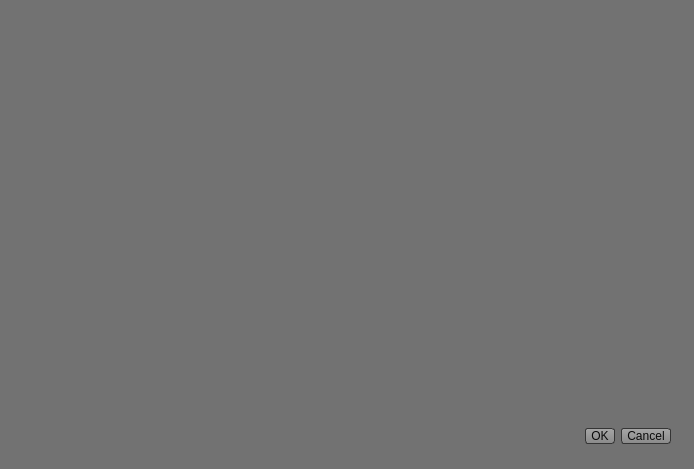
<?xml version="1.0" encoding="UTF-8"?>
<ui version="4.0">
 <class>Dialog</class>
 <widget class="QDialog" name="Dialog">
  <property name="geometry">
   <rect>
    <x>0</x>
    <y>0</y>
    <width>694</width>
    <height>469</height>
   </rect>
  </property>
  <property name="windowTitle">
   <string>Dialog</string>
  </property>
  <property name="styleSheet">
   <string notr="true">/* Basic Palette
border styles: dashed | dot-dash | dot-dot-dash | dotted | double | groove | inset | outset | ridge | solid | none
*/

/* Set the selection colors for all widgets. */
QWidget
{
	color: #111111;
	border: 0px solid #737373;
	background: #727272;
	selection-color: #cccccc;
	selection-background-color: #686868;
	padding: 0px;
	margin: 0px;
}

QMainWindow
{
	background: #727272;
	padding: 0px;
	margin: 0px;
	border: 0px solid #1a1a1a;
}

QMainWindow::separator:horizontal
{
    background: #ff0000;
    max-width: 2px;
	width: 2px;
	border-top: 1px solid #393939;
	border-bottom: 1px solid #959595;
}

QMainWindow::separator:vertical
{
    background: #ff0000;
    max-height: 2px;
	height: 2px;
	border-left: 1px solid #393939;
	border-right: 1px solid #959595;
}
QMainWindow::separator:hover
{
    background: #686868;
}

/* Customize check boxes. */
QCheckBox 
{
    spacing: 5px;
   	/*border: 1px solid #242424;*/
	/*background: qlineargradient(x1:0, y1:0, x2:0, y2:1, stop:0 #535353, stop:1 #686868);*/
 	background: transparent;
	max-width: 200px;
    max-height: 13px;
}

QCheckBox::indicator
{
    width: 13px;
    height: 13px;
}


QCheckBox::indicator:checked
{
    /*image: url(:/checkbox_checked);*/
}

QCheckBox::indicator:checked:hover
{
    /*image: url(:/checkbox_checked_hover);*/
}

QCheckBox::indicator:checked:pressed
{
  /*  image: url(:/checkbox_checked_pressed);*/
}

/* Combobox */
QComboBox 
{
	border: 1px solid #242424;
	background: qlineargradient(x1:0, y1:0, x2:0, y2:1, stop:0 #535353, stop:1 #373737);
	color: #c8c8c8;
	border-top-left-radius: 4px; /* same radius as the QComboBox */
	border-bottom-left-radius: 4px;
	border-top-right-radius: 4px;
	border-bottom-right-radius: 4px;
	padding: 1px 18px 1px 13px;
	min-width: 6em;
	max-height: 15px;
}

/* The popup */
QComboBox QAbstractItemView {
	border: 1px solid #303030;
	background: #212121;
	selection-background-color: #484848;
	selection-color: #ffffff;
	color: #c8c8c8;
}

QComboBox:editable
{
	border: 1px solid #242424;
	background: qlineargradient(x1:0, y1:0, x2:0, y2:1, stop:0 #535353, stop:1 #373737);	
}

QComboBox:!editable, QComboBox::drop-down:editable
{
	border: 1px solid #242424;
	background: qlineargradient(x1:0, y1:0, x2:0, y2:1, stop:0 #535353, stop:1 #373737);
	
}

/* QComboBox gets the &quot;on&quot; state when the popup is open */
QComboBox:!editable:on, QComboBox::drop-down:editable:on
{
	border: 1px solid #242424;
	background: qlineargradient(x1:0, y1:0, x2:0, y2:1, stop:0 #535353, stop:1 #373737);
	
}

QComboBox:on
{ 
	/* shift the text when the popup opens */
	padding-top: 3px;
	padding-left: 4px;
	border: 1px solid #242424;
	background: qlineargradient(x1:0, y1:0, x2:0, y2:1, stop:0 #535353, stop:1 #373737);
}

/* Drop down button */
QComboBox::drop-down
{
	subcontrol-origin: padding;
	subcontrol-position: top right;
	width: 15px;
	background: qlineargradient(x1:0, y1:0, x2:0, y2:1, stop:0 #535353, stop:1 #373737);
	border: 0px solid #818181;
	border-top-right-radius: 6px; /* same radius as the QComboBox */
	border-bottom-right-radius: 6px;
}

QComboBox::down-arrow
{
     image: url(:/arrow_down);
     width: 11px;
     height: 6px;
}

QComboBox::up-arrow
{
     image: url(:/arrow_up);
     width: 11px;
     height: 6px;
}

QDockWidget
{
    border-top: 1px solid #1a1a1a;
	border-bottom: 1px solid #1a1a1a;
	border-radius: 0px;
}

QDockWidget::title
{
    background: qlineargradient(x1:0, y1:0, x2:0, y2:1, stop:0 #4c4c4c, stop:1 #434343);
}

QFrame
{
     border: 0px solid #737373;
     border-radius: 0px;
     padding: 0px;
     background-color: transparent;
}

QGroupBox
 {
     border: 1px solid #3a3a3a;
     background: #727272;
     border-radius: 5px;
     margin-top: 20px;
 }

QGroupBox::title
{
     subcontrol-origin: margin;
     subcontrol-position: top left;
     padding: 0px 0px;
     color: #0b0b0b;
     background-color: transparent;
}

/* Header for ... */
QHeaderView::section
{
	color: #cccccc;
	background: transparent;
	padding-left: 4px;
	border-top: 0px solid #393939;
	border-bottom: 0px solid #959595;
	min-height: 15px;
}

/* Text input box */
QLineEdit
{
	color: #c8c8c8;
    background: qlineargradient(x1:0, y1:0, x2:0, y2:1, stop:0 #808080, stop:1 #8c8c8c);
    border: 1px solid #4d4d4d;
	padding: 0 8px;
	selection-background-color: #222222;
	selection-color: #f5f5f5;
	margin-left: 5px;
	margin-right: 5px;
	border-radius: 5px;
	max-height: 14px;
	height: 14px;
}

QLabel
{
	margin-left: 5px;
	margin-right: 5px;
	background: none;
	border: 0px;
}

/* Drop down style */
QMenu
{
	background: #212121;
	border: 1px solid #303030;
	color: #eaeaea;
}

QMenu::separator 
{
     image: none;
     border-top: 1px solid #262626;
}

QMenu::item
{
	/* sets background of menu item. set this to something non-transparent
	if you want menu color and menu item color to be different */
	background-color: transparent;
}

QMenu::item:selected
{
	/* when user selects item using mouse or keyboard */
	background: #3e3e3e;
	color: #ffffff;
}

QMenuBar
{
    border-top: 1px solid #8b8b8b;
	border-left: 0px solid #606060;
	border-bottom: 1px solid #939393;
	border-right: 0px solid #303030;
	background: qlineargradient(x1:0, y1:0, x2:0, y2:1, stop:0 #686868, stop:0.8 #686868, stop:0.9 #474747, stop:1 #000000);
	min-height: 20px;
}

QMenuBar::item
{
	spacing: 3px; /* spacing between menu bar items */
	padding: 1px 4px;
	background: transparent;
	color: #111111;
	max-height: 16px;
}

/* when selected using mouse or keyboard */

QMenuBar::item:selected
{
	background: qlineargradient(x1:0, y1:0, x2:0, y2:1, stop:0 #565656, stop:1 #464646);
	color: #ffffff;
	border-radius: 5px;
	border:	1px solid #222222;
}

QMenuBar::item:pressed
{
	background: qlineargradient(x1:0, y1:0, x2:0, y2:1, stop:0 #565656, stop:1 #464646);
	color: #ffffff;
	border-radius: 5px;
	border:	1px solid #222222;
}

QPushButton
{
    color: #0b0b0b;
    border: 1px solid #353535;
	background: qlineargradient(x1:0, y1:0, x2:0, y2:1, stop:0 #a6a6a6, stop:1 #8a8a8a);
	border-radius: 3px;
	padding-left: 5px;
	padding-right: 5px;
}

/* all types of push button */
QPushButton:hover
{
	background: qlineargradient(x1:0, y1:0, x2:0, y2:1, stop:0 #565656, stop:1 #464646);
	color: #ffffff;
}

QPushButton:pressed
{
	background: qlineargradient(x1:0, y1:0, x2:0, y2:1, stop:0 #565656, stop:1 #464646);
	color: #e5e5e5;
}
QPushButton:checked
{
	background: qlineargradient(x1:0, y1:0, x2:0, y2:1, stop:0 #565656, stop:1 #464646);
	color: #e5e5e5;
}


/* Customize radio buttons. */
QRadioButton 
{
    spacing: 5px;
}

QRadioButton::indicator 
{
    width: 13px;
    height: 13px;
}

QRadioButton::indicator::unchecked
{
    image: url(:/radiobutton_unchecked);
}

QRadioButton::indicator:unchecked:hover 
{
    image: url(:/radiobutton_unchecked_hover);
}

QRadioButton::indicator:unchecked:pressed 
{
    image: url(:/radiobutton_unchecked_pressed);
}

QRadioButton::indicator::checked 
{
    image: url(:/radiobutton_checked);
}

QRadioButton::indicator:checked:hover 
{
    image: url(:/radiobutton_checked_hover);
}

QRadioButton::indicator:checked:pressed 
{
    image: url(:/radiobutton_checked_pressed);
}

/* Customize arrows. 
*::down-arrow, *::menu-indicator {
    image: url(:/arrow_down);
    width: 9px;
    height: 9px;
}

*::down-arrow:disabled, *::down-arrow:off {
   image: url(:/down_arrow_disabled.png);
}

*::up-arrow {
    image: url(:/arrow_up);
    width: 9px;
    height: 9px;
}

*::up-arrow:disabled, *::up-arrow:off {
   image: url(:/up_arrow_disabled.png);
}

*/

QScrollBar QAbstractScrollArea
{
	background: transparent;
}

QScrollBar:horizontal
{
	max-height: 12px;
	min-height: 12px;
	margin: 0px 22px 0px 22px;
    border: 0px solid #474747;
    border-radius: 0px;
    background: transparent;
}

QScrollBar::handle:horizontal
{
	border: 1px solid #383838;
	background: qlineargradient(x1:0, y1:0, x2:0, y2:1, stop:0 #969696, stop:1 #7b7b7b);
	border-radius: 3px;
	min-height: 8px;
	max-height: 8px;
	height: 8px;
}

QScrollBar::add-line:horizontal
{
	border: 0px solid #1e1e1e;
    background-color: transparent;
    width: 0px;
    subcontrol-position: right;
    subcontrol-origin: margin;
}

QScrollBar::sub-line:horizontal
{
	border: 0px solid #1e1e1e;
    background-color: transparent;
    width: 0px;
    subcontrol-position: left;
    subcontrol-origin: margin;
}

QScrollBar::left-arrow:horizontal
{
	background-color: transparent;
    width: 0px;
    height: 0px;
}
  
QScrollBar::right-arrow:horizontal
{
	background-color: transparent;
    width: 0px;
    height: 0px;
}

QScrollBar::add-page:horizontal, QScrollBar::sub-page:horizontal
{
    background-color: transparent;
}

QScrollBar:vertical 
{
    border: 0px solid #1e1e1e;
    border-radius: 0px;
    background: transparent;
    max-width: 12px;
	min-width: 12px;
	margin: 22px 0px 22px 0px;
}

QScrollBar::handle:vertical
{
	border: 1px solid #383838;
	background: qlineargradient(x1:0, y1:0, x2:1, y2:0, stop:0 #969696, stop:1 #7b7b7b);
	border-radius: 3px;
	min-width: 8px;
	max-width: 8px;
	min-height: 20px;
	max-height: 20px;
	width: 8px;

}

QScrollBar::add-line:vertical
{
    subcontrol-position: top;
    subcontrol-origin: margin;
	border: 0px solid #1e1e1e;
	background-color: transparent;
	height: 0px;
}

QScrollBar::sub-line:vertical
{
    subcontrol-position: bottom;
    subcontrol-origin: margin;
	border: 0px solid #1e1e1e;
	background-color: transparent;
	height: 0px;
}

QScrollBar::up-arrow:vertical
{
	background-color: transparent;
    width: 0px;
    height: 0px;
}
  
QScrollBar::down-arrow:vertical
{
	background-color: transparent;
    width: 0px;
    height: 0px;
}

QScrollBar::add-page:vertical, QScrollBar::sub-page:vertical
{
	background-color: transparent;
}

QSlider
{
	background-color: #808080;
}

QSlider::groove:vertical
{
	background-color: transperant;
	position: absolute; 
	left: 4px; right: 4px;
}

QSlider::handle:vertical
{
     height: 10px;
     background: #ff7603;
     border: 1px solid #62340e;
     margin: 0 -4px; /* expand outside the groove */
}

QSlider::add-page:vertical
{
     background: #222222;
}

QSlider::sub-page:vertical
{
     background: #222222;
}

QSpinBox 
{
    padding-right: 15px; /* make room for the arrows */
	background: qlineargradient(x1:0, y1:0, x2:0, y2:1, stop:0 #808080, stop:1 #8c8c8c);
    border: 1px solid #4d4d4d;
    color: #ffffff;
   	border-top-left-radius: 3px; /* same radius as the QComboBox */
	border-bottom-left-radius: 3px;
}
 
QSpinBox::up-button
{
    subcontrol-origin: border;
    subcontrol-position: top right; /* position at the top right corner */
    width: 16px; /* 16 + 2*1px border-width = 15px padding + 3px parent border */
	background: qlineargradient(x1:0, y1:0, x2:0, y2:1, stop:0 #a6a6a6, stop:1 #979797);
    border: 1px solid #323232;
	border-bottom-width: 0;
}

QSpinBox::up-button:hover
{
	background: #3e3e3e;
}

QSpinBox::up-button:pressed
{
	background: #3e3e3e;
}

QSpinBox::up-arrow
{
     image: url(:/arrow_up);
     width: 11px;
     height: 6px;
}

QSpinBox::up-arrow:disabled, QSpinBox::up-arrow:off
{ /* off state when value is max */
    image: url(:/arrow_up);
}

QSpinBox::down-button
{
    subcontrol-origin: border;
    subcontrol-position: bottom right; /* position at bottom right corner */
    width: 16px;
	border-top: 0px solid #323232;
	border-left: 1px solid #323232;
	border-bottom: 1px solid #323232;
	border-right: 1px solid #323232;
	background: qlineargradient(x1:0, y1:0, x2:0, y2:1, stop:0 #979797, stop:1 #8a8a8a);
    border-top-width: 0;
}

QSpinBox::down-button:hover
{
	background: #3e3e3e;
}

QSpinBox::down-button:pressed
{
	background: #3e3e3e;
}

QSpinBox::down-arrow
{
     image: url(:/arrow_down);
     width: 11px;
     height: 6px;
}

QSpinBox::down-arrow:disabled,
QSpinBox::down-arrow:off 
{ /* off state when value in min */
    image: url(:/arrow_down);
}

QSplitter::handle 
{
    background: transparent;
}

QSplitter::handle:horizontal
{
 	background: transparent;
 	min-width: 2px;
	max-width: 2px;
	width: 2px;
	border-left: 1px solid #393939;
	border-right: 1px solid #959595;
	padding: 0px;
	margin: 0px;
}

QSplitter::handle:vertical
{
   	background: transparent;
   	max-height: 2px;
	min-height: 2px;
	height: 2px;
	border-top: 1px solid #393939;
	border-bottom: 1px solid #959595;
	padding: 0px;
	margin: 0px;
}

QStatusBar
{
   	border: 0px solid #262626;
	background: #686868;
}

/* Table View */
QTableView
{
	background: #727272;
	selection-background-color: #787878;
	selection-color: #f5f5f5;
	padding-left: 5px;
	padding-right: 5px;
	color: #000000;
	margin: 5px;
}

QTreeView
{
	margin-top: 1px;
	border: 0px solid #434343;
	border-radius: 0px;
	padding: 0px;
	background: #727272;
	paint-alternating-row-colors-for-empty-area: 1;
	show-decoration-selected: 1;
	alternate-background-color: #727272;
}

QTreeView::item 
{
	color: #cccccc;
	padding-left: 10px;
}

QTreeView::item:hover
{
	color: #e5e5e5;
}

QTreeView::item:selected
{
	color: #ffffff;
	background: #686868;
}

QTreeView::item:selected:active
{
	color: #f5f5f5;
	background: #686868;
}

QTreeView::item:selected:!active
{
	color: #f5f5f5;
	background: #686868;
}

QTreeView::branch:has-siblings:!adjoins-item 
{
     border-image: url(:/vline) 0;
}

QTreeView::branch:has-siblings:adjoins-item 
{
     border-image: url(:/branch-more) 0;
}

QTreeView::branch:!has-children:!has-siblings:adjoins-item
{
     border-image: url(:/branch-end) 0;
}

QTreeView::branch:has-children:!has-siblings:closed,
QTreeView::branch:closed:has-children:has-siblings
{
         image: url(:/branch-closed);
}

QTreeView::branch:open:has-children:!has-siblings,
QTreeView::branch:open:has-children:has-siblings
{
         border-image: none;
         image: url(:/branch-open);
}

/* The tab widget frame */
QTabWidget::pane
{
    border: 1px solid #353535;
	margin: 0px;
	padding: 0px;
	
}

QTabWidget::tab-bar
{
	background: #323232;
	border: 1px solid #1e1e1e;
}

/* Style the tab using the tab sub-control. */
QTabBar::tab
{
	border: 1px solid #353535;
	border-bottom: 0px solid #242424;
	background: qlineargradient(x1:0, y1:0, x2:0, y2:1, stop:0 #535353, stop:1 #373737);
	color: #aaaaaa;
	padding: 3px;
	border-top-left-radius: 4px;
    border-top-right-radius: 4px;
	margin-top: 1px;
	margin-bottom: 0px;
	margin-left: 5px;
}

QTabBar::tab:hover
{
	color: #ffffff;
}

QTabBar::tab:selected
{
	background: qlineargradient(x1:0, y1:0, x2:0, y2:1, stop:0 #a6a6a6, stop:1 #8a8a8a);
	color: #010101
}

/* Style for main toolbar */
QToolBar
{
    border: 0px solid #8b8b8b;
	background-color: transparent;
	spacing: 2px; /* spacing between items in the tool bar */
	margin-left: 3px;
	color: #e5e5e5;
	max-height: 22px;
}

QToolBar::handle
{
     image: none;
     background-color: transparent;
}
 
QToolBar::separator 
{
     width: 5px;
     border: 0px;
     background-color: transparent;
}

/* All types of tool button */
QToolButton
{
	border: 1px solid #353535;
	background: qlineargradient(x1:0, y1:0, x2:0, y2:1, stop:0 #a6a6a6, stop:1 #8a8a8a);
	color: #e5e5e5;
	border-radius: 5px;
	max-height: 18px;
	min-width: 18px;
}

QToolButton[popupMode=&quot;1&quot;]
{
	/* only for MenuButtonPopup */
	padding-right: 20px; /* make way for the popup button */
	/* max-width: 32px; */
}

QToolButton::menu-button
{
     /* 16px width + 4px for border = 20px allocated above */
	border-top: 1px solid #323232;
	border-left: 1px solid #222222;
	border-bottom: 1px solid #323232;
	border-right: 1px solid #323232;
	background: qlineargradient(x1:0, y1:0, x2:0, y2:1, stop:0 #a6a6a6, stop:1 #8a8a8a);
	color: #111111;
}

QToolButton:hover
{
	background: qlineargradient(x1:0, y1:0, x2:0, y2:1, stop:0 #e5e5e5, stop:0.2 #a6a6a6, stop:0.8 #8a8a8a, stop:1 #4a4a4a);
	color: #c8c8c8;
}

QToolButton:pressed
{
	background: qlineargradient(x1:0, y1:0, x2:0, y2:1, stop:0 #e5e5e5, stop:0.2 #a6a6a6, stop:0.8 #8a8a8a, stop:1 #4a4a4a);
	color: #c8c8c8;
}

QToolTip
{
	border: 1px solid #111111;
	background: qlineargradient(x1:0, y1:0, x2:0, y2:1, stop:0 #363636, stop:0.2 #e5e5e5, stop:0.8 #ffffff, stop:1 #262626);
	padding: 3px;
	border-radius: 0px;
	opacity: 150;
	color: #000000;
}

QDoubleSpinBox 
{
    padding-right: 15px; /* make room for the arrows */
	background: qlineargradient(x1:0, y1:0, x2:0, y2:1, stop:0 #808080, stop:1 #8c8c8c);
    border: 1px solid #4d4d4d;
    color: #ffffff;
   	border-top-left-radius: 3px; /* same radius as the QComboBox */
	border-bottom-left-radius: 3px;
}
 
QDoubleSpinBox::up-button
{
    subcontrol-origin: border;
    subcontrol-position: top right; /* position at the top right corner */
    width: 16px; /* 16 + 2*1px border-width = 15px padding + 3px parent border */
	background: qlineargradient(x1:0, y1:0, x2:0, y2:1, stop:0 #a6a6a6, stop:1 #979797);
    border: 1px solid #323232;
	border-bottom-width: 0;
}

QDoubleSpinBox::up-button:hover
{
	background: #3e3e3e;
}

QDoubleSpinBox::up-button:pressed
{
	background: #3e3e3e;
}

QDoubleSpinBox::up-arrow
{
    /* image: url(:/arrow_up);*/
     width: 11px;
     height: 6px;
}

/*QDoubleSpinBox::up-arrow:disabled, QDoubleSpinBox::up-arrow:off
{  off state when value is max 
    image: url(:/arrow_up);
}*/

QDoubleSpinBox::down-button
{
    subcontrol-origin: border;
    subcontrol-position: bottom right; /* position at bottom right corner */
    width: 16px;
	border-top: 0px solid #323232;
	border-left: 1px solid #323232;
	border-bottom: 1px solid #323232;
	border-right: 1px solid #323232;
	background: qlineargradient(x1:0, y1:0, x2:0, y2:1, stop:0 #979797, stop:1 #8a8a8a);
    border-top-width: 0;
}

QDoubleSpinBox::down-button:hover
{
	background: #3e3e3e;
}

QDoubleSpinBox::down-button:pressed
{
	background: #3e3e3e;
}

QDoubleSpinBox::down-arrow
{
     image: url(:/arrow_down);
     width: 11px;
     height: 6px;
}

QDoubleSpinBox::down-arrow:disabled,
QDoubleSpinBox::down-arrow:off 
{ /* off state when value in min */
    image: url(:/arrow_down);
}
</string>
  </property>
  <widget class="QDialogButtonBox" name="buttonBox">
   <property name="geometry">
    <rect>
     <x>330</x>
     <y>420</y>
     <width>341</width>
     <height>32</height>
    </rect>
   </property>
   <property name="orientation">
    <enum>Qt::Horizontal</enum>
   </property>
   <property name="standardButtons">
    <set>QDialogButtonBox::Cancel|QDialogButtonBox::Ok</set>
   </property>
  </widget>
  <widget class="QListView" name="listView_textures">
   <property name="geometry">
    <rect>
     <x>10</x>
     <y>10</y>
     <width>271</width>
     <height>411</height>
    </rect>
   </property>
  </widget>
  <widget class="QLabel" name="label_texture">
   <property name="geometry">
    <rect>
     <x>390</x>
     <y>30</y>
     <width>256</width>
     <height>256</height>
    </rect>
   </property>
   <property name="text">
    <string/>
   </property>
  </widget>
 </widget>
 <resources/>
 <connections>
  <connection>
   <sender>buttonBox</sender>
   <signal>accepted()</signal>
   <receiver>Dialog</receiver>
   <slot>accept()</slot>
   <hints>
    <hint type="sourcelabel">
     <x>248</x>
     <y>254</y>
    </hint>
    <hint type="destinationlabel">
     <x>157</x>
     <y>274</y>
    </hint>
   </hints>
  </connection>
  <connection>
   <sender>buttonBox</sender>
   <signal>rejected()</signal>
   <receiver>Dialog</receiver>
   <slot>reject()</slot>
   <hints>
    <hint type="sourcelabel">
     <x>316</x>
     <y>260</y>
    </hint>
    <hint type="destinationlabel">
     <x>286</x>
     <y>274</y>
    </hint>
   </hints>
  </connection>
 </connections>
</ui>
